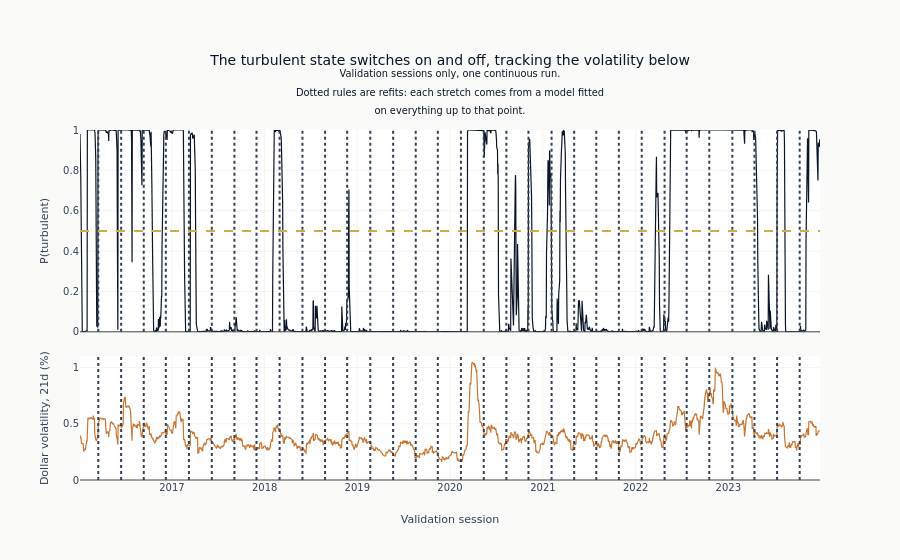

Source (notebook cell):
### Markdown cell above
### What the Regime Model Inferred, and What It Read

Before any of this is scored, it is worth seeing one of the fitted quantities against
the series it was inferred from. The figure draws the probability of the turbulent state
on every validation session, with the 21-session dollar volatility the model read on the
axis beneath it. The two should agree in shape without being the same line: the model is
not thresholding volatility, it is asking which of two states makes the pair of numbers
it saw most likely, given where it thought the market was yesterday.

The dotted rules mark where the walk refitted. Each stretch between them was produced by
a separate estimate on everything up to its own start, so a jump exactly at a rule is two
consecutive estimates disagreeing rather than the market changing - which is the one thing
this figure can show and the stability panel in section 7 cannot. There are far more rules
here than there were fold handovers, and that is the change: a handover used to happen
once a year and now happens once a quarter.

### Code cell
if "hmm_regime_prob_high_vol" in eval_features.columns:
    hmm_validation = (
        eval_features.select("timestamp", "hmm_regime_prob_high_vol")
        .unique("timestamp", keep="last")
        .sort("timestamp")
        .drop_nulls()
        .join(usd_daily.select("timestamp", USD_VOL_COL), on="timestamp", how="left")
    )
    high_vol_share = float((hmm_validation["hmm_regime_prob_high_vol"] >= 0.5).mean())
    print(
        f"Validation sessions the model puts in the turbulent state with probability 0.5 "
        f"or more: {high_vol_share:.1%} of {len(hmm_validation):,}"
    )
    fig = make_subplots(
        rows=2,
        cols=1,
        shared_xaxes=True,
        row_heights=[0.62, 0.38],
        vertical_spacing=0.07,
    )
    fig.add_trace(
        go.Scatter(
            x=hmm_validation["timestamp"],
            y=hmm_validation["hmm_regime_prob_high_vol"],
            mode="lines",
            line={"color": COLORS["blue"], "width": 1.2},
            showlegend=False,
        ),
        row=1,
        col=1,
    )
    fig.add_trace(
        go.Scatter(
            x=hmm_validation["timestamp"],
            y=(hmm_validation[USD_VOL_COL] * 100),
            mode="lines",
            line={"color": COLORS["copper"], "width": 1.2},
            showlegend=False,
        ),
        row=2,
        col=1,
    )
    fig.add_hline(y=0.5, line_dash="dash", line_color=COLORS["amber"], row=1, col=1)
    _shown = (hmm_validation["timestamp"].min(), hmm_validation["timestamp"].max())
    for estimate in hmm_estimates:
        if _shown[0] <= estimate["fit_through"] <= _shown[1]:
            fig.add_vline(
                x=estimate["fit_through"].isoformat(),
                line_dash="dot",
                line_color=COLORS["neutral"],
            )
    fig.update_yaxes(title_text="P(turbulent)", range=[0, 1], row=1, col=1)
    fig.update_yaxes(
        title_text=f"Dollar volatility, {USD_VOL_WINDOW}d (%)",
        rangemode="tozero",
        row=2,
        col=1,
    )
    fig.update_xaxes(title_text="Validation session", row=2, col=1)
    fig.update_layout(
        title=(
            "The turbulent state switches on and off, tracking the volatility below"
            "<br><sup>Validation sessions only, one continuous run."
            "<br>Dotted rules are refits: each stretch comes from a model fitted"
            "<br>on everything up to that point.</sup>"
        ),
        height=560,
        margin={"t": 130},
    )
    show_plotly_with_alt(
        fig,
        "Two stacked panels sharing a time axis of validation sessions. The upper panel "
        "is the probability the model assigns to the turbulent state, which spends most "
        "of its time pinned at zero or one and switches between them abruptly rather "
        "than drifting. The lower panel is the dollar volatility over the same "
        "sessions, and its sustained rises line up with the stretches the upper panel "
        "holds at one. Dotted vertical rules mark where the model was refitted, roughly "
        "one per quarter, and the series runs continuously across them.",
    )
else:
    high_vol_share = float("nan")
    print("Regime figure omitted: the reduced run produces no dollar series.")

### Figure 1 — Plotly figure (JSON) as saved in the notebook; plotly's stock layout.template omitted (floating-point values rounded to 4 significant figures; data arrays with more than 128 entries replaced by an {"elided": "..."} marker saying what was removed)
{"data": [{"line": {"color": "#0a1628", "width": 1.2}, "mode": "lines", "showlegend": false, "type": "scatter", "x": {"elided": "2063 str values"}, "xaxis": "x", "y": {"elided": "2063 float values"}, "yaxis": "y"}, {"line": {"color": "#C87533", "width": 1.2}, "mode": "lines", "showlegend": false, "type": "scatter", "x": {"elided": "2063 str values"}, "xaxis": "x2", "y": {"elided": "2063 float values"}, "yaxis": "y2"}], "layout": {"height": 560, "margin": {"t": 130}, "shapes": [{"line": {"color": "#D4A84B", "dash": "dash"}, "type": "line", "x0": 0, "x1": 1, "xref": "x domain", "y0": 0.5, "y1": 0.5, "yref": "y"}, {"line": {"color": "#334155", "dash": "dot"}, "type": "line", "x0": "2016-03-17", "x1": "2016-03-17", "xref": "x", "y0": 0, "y1": 1, "yref": "y domain"}, {"line": {"color": "#334155", "dash": "dot"}, "type": "line", "x0": "2016-03-17", "x1": "2016-03-17", "xref": "x2", "y0": 0, "y1": 1, "yref": "y2 domain"}, {"line": {"color": "#334155", "dash": "dot"}, "type": "line", "x0": "2016-06-15", "x1": "2016-06-15", "xref": "x", "y0": 0, "y1": 1, "yref": "y domain"}, {"line": {"color": "#334155", "dash": "dot"}, "type": "line", "x0": "2016-06-15", "x1": "2016-06-15", "xref": "x2", "y0": 0, "y1": 1, "yref": "y2 domain"}, {"line": {"color": "#334155", "dash": "dot"}, "type": "line", "x0": "2016-09-12", "x1": "2016-09-12", "xref": "x", "y0": 0, "y1": 1, "yref": "y domain"}, {"line": {"color": "#334155", "dash": "dot"}, "type": "line", "x0": "2016-09-12", "x1": "2016-09-12", "xref": "x2", "y0": 0, "y1": 1, "yref": "y2 domain"}, {"line": {"color": "#334155", "dash": "dot"}, "type": "line", "x0": "2016-12-08", "x1": "2016-12-08", "xref": "x", "y0": 0, "y1": 1, "yref": "y domain"}, {"line": {"color": "#334155", "dash": "dot"}, "type": "line", "x0": "2016-12-08", "x1": "2016-12-08", "xref": "x2", "y0": 0, "y1": 1, "yref": "y2 domain"}, {"line": {"color": "#334155", "dash": "dot"}, "type": "line", "x0": "2017-03-09", "x1": "2017-03-09", "xref": "x", "y0": 0, "y1": 1, "yref": "y domain"}, {"line": {"color": "#334155", "dash": "dot"}, "type": "line", "x0": "2017-03-09", "x1": "2017-03-09", "xref": "x2", "y0": 0, "y1": 1, "yref": "y2 domain"}, {"line": {"color": "#334155", "dash": "dot"}, "type": "line", "x0": "2017-06-07", "x1": "2017-06-07", "xref": "x", "y0": 0, "y1": 1, "yref": "y domain"}, {"line": {"color": "#334155", "dash": "dot"}, "type": "line", "x0": "2017-06-07", "x1": "2017-06-07", "xref": "x2", "y0": 0, "y1": 1, "yref": "y2 domain"}, {"line": {"color": "#334155", "dash": "dot"}, "type": "line", "x0": "2017-09-04", "x1": "2017-09-04", "xref": "x", "y0": 0, "y1": 1, "yref": "y domain"}, {"line": {"color": "#334155", "dash": "dot"}, "type": "line", "x0": "2017-09-04", "x1": "2017-09-04", "xref": "x2", "y0": 0, "y1": 1, "yref": "y2 domain"}, {"line": {"color": "#334155", "dash": "dot"}, "type": "line", "x0": "2017-11-30", "x1": "2017-11-30", "xref": "x", "y0": 0, "y1": 1, "yref": "y domain"}, {"line": {"color": "#334155", "dash": "dot"}, "type": "line", "x0": "2017-11-30", "x1": "2017-11-30", "xref": "x2", "y0": 0, "y1": 1, "yref": "y2 domain"}, {"line": {"color": "#334155", "dash": "dot"}, "type": "line", "x0": "2018-03-01", "x1": "2018-03-01", "xref": "x", "y0": 0, "y1": 1, "yref": "y domain"}, {"line": {"color": "#334155", "dash": "dot"}, "type": "line", "x0": "2018-03-01", "x1": "2018-03-01", "xref": "x2", "y0": 0, "y1": 1, "yref": "y2 domain"}, {"line": {"color": "#334155", "dash": "dot"}, "type": "line", "x0": "2018-05-30", "x1": "2018-05-30", "xref": "x", "y0": 0, "y1": 1, "yref": "y domain"}, {"line": {"color": "#334155", "dash": "dot"}, "type": "line", "x0": "2018-05-30", "x1": "2018-05-30", "xref": "x2", "y0": 0, "y1": 1, "yref": "y2 domain"}, {"line": {"color": "#334155", "dash": "dot"}, "type": "line", "x0": "2018-08-27", "x1": "2018-08-27", "xref": "x", "y0": 0, "y1": 1, "yref": "y domain"}, {"line": {"color": "#334155", "dash": "dot"}, "type": "line", "x0": "2018-08-27", "x1": "2018-08-27", "xref": "x2", "y0": 0, "y1": 1, "yref": "y2 domain"}, {"line": {"color": "#334155", "dash": "dot"}, "type": "line", "x0": "2018-11-22", "x1": "2018-11-22", "xref": "x", "y0": 0, "y1": 1, "yref": "y domain"}, {"line": {"color": "#334155", "dash": "dot"}, "type": "line", "x0": "2018-11-22", "x1": "2018-11-22", "xref": "x2", "y0": 0, "y1": 1, "yref": "y2 domain"}, {"line": {"color": "#334155", "dash": "dot"}, "type": "line", "x0": "2019-02-21", "x1": "2019-02-21", "xref": "x", "y0": 0, "y1": 1, "yref": "y domain"}, {"line": {"color": "#334155", "dash": "dot"}, "type": "line", "x0": "2019-02-21", "x1": "2019-02-21", "xref": "x2", "y0": 0, "y1": 1, "yref": "y2 domain"}, {"line": {"color": "#334155", "dash": "dot"}, "type": "line", "x0": "2019-05-22", "x1": "2019-05-22", "xref": "x", "y0": 0, "y1": 1, "yref": "y domain"}, {"line": {"color": "#334155", "dash": "dot"}, "type": "line", "x0": "2019-05-22", "x1": "2019-05-22", "xref": "x2", "y0": 0, "y1": 1, "yref": "y2 domain"}, {"line": {"color": "#334155", "dash": "dot"}, "type": "line", "x0": "2019-08-19", "x1": "2019-08-19", "xref": "x", "y0": 0, "y1": 1, "yref": "y domain"}, {"line": {"color": "#334155", "dash": "dot"}, "type": "line", "x0": "2019-08-19", "x1": "2019-08-19", "xref": "x2", "y0": 0, "y1": 1, "yref": "y2 domain"}, {"line": {"color": "#334155", "dash": "dot"}, "type": "line", "x0": "2019-11-14", "x1": "2019-11-14", "xref": "x", "y0": 0, "y1": 1, "yref": "y domain"}, {"line": {"color": "#334155", "dash": "dot"}, "type": "line", "x0": "2019-11-14", "x1": "2019-11-14", "xref": "x2", "y0": 0, "y1": 1, "yref": "y2 domain"}, {"line": {"color": "#334155", "dash": "dot"}, "type": "line", "x0": "2020-02-13", "x1": "2020-02-13", "xref": "x", "y0": 0, "y1": 1, "yref": "y domain"}, {"line": {"color": "#334155", "dash": "dot"}, "type": "line", "x0": "2020-02-13", "x1": "2020-02-13", "xref": "x2", "y0": 0, "y1": 1, "yref": "y2 domain"}, {"line": {"color": "#334155", "dash": "dot"}, "type": "line", "x0": "2020-05-13", "x1": "2020-05-13", "xref": "x", "y0": 0, "y1": 1, "yref": "y domain"}, {"line": {"color": "#334155", "dash": "dot"}, "type": "line", "x0": "2020-05-13", "x1": "2020-05-13", "xref": "x2", "y0": 0, "y1": 1, "yref": "y2 domain"}, {"line": {"color": "#334155", "dash": "dot"}, "type": "line", "x0": "2020-08-10", "x1": "2020-08-10", "xref": "x", "y0": 0, "y1": 1, "yref": "y domain"}, {"line": {"color": "#334155", "dash": "dot"}, "type": "line", "x0": "2020-08-10", "x1": "2020-08-10", "xref": "x2", "y0": 0, "y1": 1, "yref": "y2 domain"}, {"line": {"color": "#334155", "dash": "dot"}, "type": "line", "x0": "2020-11-05", "x1": "2020-11-05", "xref": "x", "y0": 0, "y1": 1, "yref": "y domain"}, {"line": {"color": "#334155", "dash": "dot"}, "type": "line", "x0": "2020-11-05", "x1": "2020-11-05", "xref": "x2", "y0": 0, "y1": 1, "yref": "y2 domain"}, {"line": {"color": "#334155", "dash": "dot"}, "type": "line", "x0": "2021-02-04", "x1": "2021-02-04", "xref": "x", "y0": 0, "y1": 1, "yref": "y domain"}, {"line": {"color": "#334155", "dash": "dot"}, "type": "line", "x0": "2021-02-04", "x1": "2021-02-04", "xref": "x2", "y0": 0, "y1": 1, "yref": "y2 domain"}, {"line": {"color": "#334155", "dash": "dot"}, "type": "line", "x0": "2021-05-04", "x1": "2021-05-04", "xref": "x", "y0": 0, "y1": 1, "yref": "y domain"}, {"line": {"color": "#334155", "dash": "dot"}, "type": "line", "x0": "2021-05-04", "x1": "2021-05-04", "xref": "x2", "y0": 0, "y1": 1, "yref": "y2 domain"}, {"line": {"color": "#334155", "dash": "dot"}, "type": "line", "x0": "2021-07-30", "x1": "2021-07-30", "xref": "x", "y0": 0, "y1": 1, "yref": "y domain"}, {"line": {"color": "#334155", "dash": "dot"}, "type": "line", "x0": "2021-07-30", "x1": "2021-07-30", "xref": "x2", "y0": 0, "y1": 1, "yref": "y2 domain"}, {"line": {"color": "#334155", "dash": "dot"}, "type": "line", "x0": "2021-10-27", "x1": "2021-10-27", "xref": "x", "y0": 0, "y1": 1, "yref": "y domain"}, {"line": {"color": "#334155", "dash": "dot"}, "type": "line", "x0": "2021-10-27", "x1": "2021-10-27", "xref": "x2", "y0": 0, "y1": 1, "yref": "y2 domain"}, {"line": {"color": "#334155", "dash": "dot"}, "type": "line", "x0": "2022-01-25", "x1": "2022-01-25", "xref": "x", "y0": 0, "y1": 1, "yref": "y domain"}, {"line": {"color": "#334155", "dash": "dot"}, "type": "line", "x0": "2022-01-25", "x1": "2022-01-25", "xref": "x2", "y0": 0, "y1": 1, "yref": "y2 domain"}, {"line": {"color": "#334155", "dash": "dot"}, "type": "line", "x0": "2022-04-25", "x1": "2022-04-25", "xref": "x", "y0": 0, "y1": 1, "yref": "y domain"}, {"line": {"color": "#334155", "dash": "dot"}, "type": "line", "x0": "2022-04-25", "x1": "2022-04-25", "xref": "x2", "y0": 0, "y1": 1, "yref": "y2 domain"}, {"line": {"color": "#334155", "dash": "dot"}, "type": "line", "x0": "2022-07-21", "x1": "2022-07-21", "xref": "x", "y0": 0, "y1": 1, "yref": "y domain"}, {"line": {"color": "#334155", "dash": "dot"}, "type": "line", "x0": "2022-07-21", "x1": "2022-07-21", "xref": "x2", "y0": 0, "y1": 1, "yref": "y2 domain"}, {"line": {"color": "#334155", "dash": "dot"}, "type": "line", "x0": "2022-10-18", "x1": "2022-10-18", "xref": "x", "y0": 0, "y1": 1, "yref": "y domain"}, {"line": {"color": "#334155", "dash": "dot"}, "type": "line", "x0": "2022-10-18", "x1": "2022-10-18", "xref": "x2", "y0": 0, "y1": 1, "yref": "y2 domain"}, {"line": {"color": "#334155", "dash": "dot"}, "type": "line", "x0": "2023-01-17", "x1": "2023-01-17", "xref": "x", "y0": 0, "y1": 1, "yref": "y domain"}, {"line": {"color": "#334155", "dash": "dot"}, "type": "line", "x0": "2023-01-17", "x1": "2023-01-17", "xref": "x2", "y0": 0, "y1": 1, "yref": "y2 domain"}, {"line": {"color": "#334155", "dash": "dot"}, "type": "line", "x0": "2023-04-14", "x1": "2023-04-14", "xref": "x", "y0": 0, "y1": 1, "yref": "y domain"}, {"line": {"color": "#334155", "dash": "dot"}, "type": "line", "x0": "2023-04-14", "x1": "2023-04-14", "xref": "x2", "y0": 0, "y1": 1, "yref": "y2 domain"}, {"line": {"color": "#334155", "dash": "dot"}, "type": "line", "x0": "2023-07-12", "x1": "2023-07-12", "xref": "x", "y0": 0, "y1": 1, "yref": "y domain"}, {"line": {"color": "#334155", "dash": "dot"}, "type": "line", "x0": "2023-07-12", "x1": "2023-07-12", "xref": "x2", "y0": 0, "y1": 1, "yref": "y2 domain"}, {"line": {"color": "#334155", "dash": "dot"}, "type": "line", "x0": "2023-10-09", "x1": "2023-10-09", "xref": "x", "y0": 0, "y1": 1, "yref": "y domain"}, {"line": {"color": "#334155", "dash": "dot"}, "type": "line", "x0": "2023-10-09", "x1": "2023-10-09", "xref": "x2", "y0": 0, "y1": 1, "yref": "y2 domain"}], "title": {"text": "The turbulent state switches on and off, tracking the volatility below<br><sup>Validation sessions only, one continuous run.<br>Dotted rules are refits: each stretch comes from a model fitted<br>on everything up to that point.</sup>"}, "xaxis": {"anchor": "y", "domain": [0.0, 1.0], "matches": "x2", "showticklabels": false}, "xaxis2": {"anchor": "y2", "domain": [0.0, 1.0], "title": {"text": "Validation session"}}, "yaxis": {"anchor": "x", "domain": [0.4234, 1.0], "range": [0, 1], "title": {"text": "P(turbulent)"}}, "yaxis2": {"anchor": "x2", "domain": [0.0, 0.3534], "rangemode": "tozero", "title": {"text": "Dollar volatility, 21d (%)"}}}}
